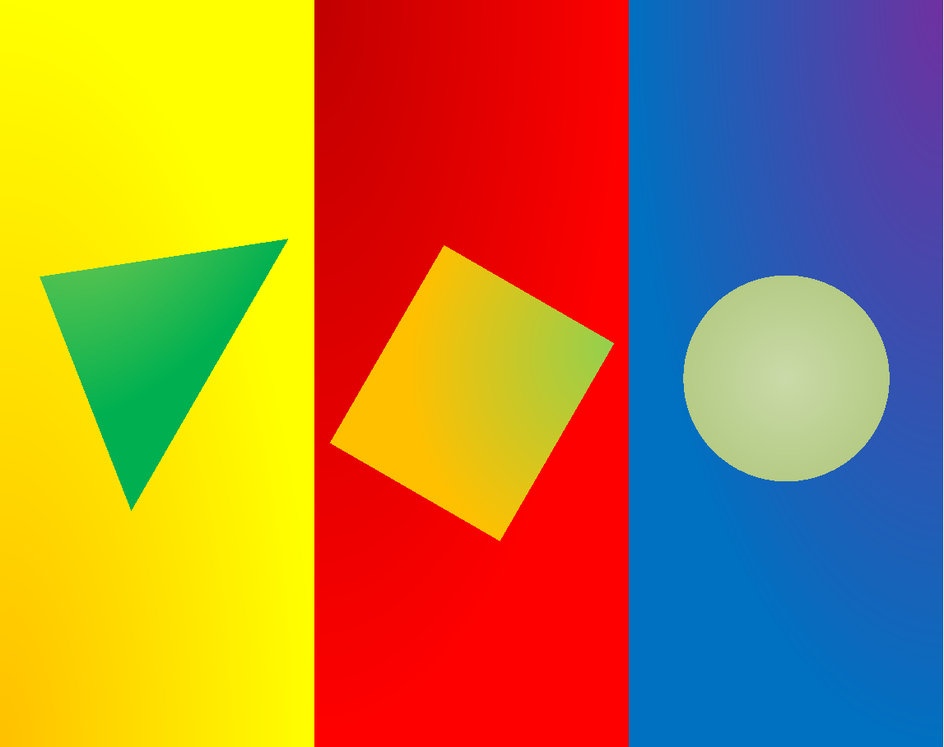
#> input picture testFiles/C/q4omega.tif, 944 x 747 px, shrunk from 1147 x 908 before the run
$ python testq4.py
#> lines starting #> are read from the running program, lines starting #| are printed output that depends on the picture
from matplotlib import pyplot as pt
import numpy as np
import cv2

img = cv2.imread("q4omega.tif",1)
#> img is the input picture: shape (747, 944, 3); mean B, G, R 64.4, 126.8, 170.9
img1 = cv2.imread("q4omega.tif",0)
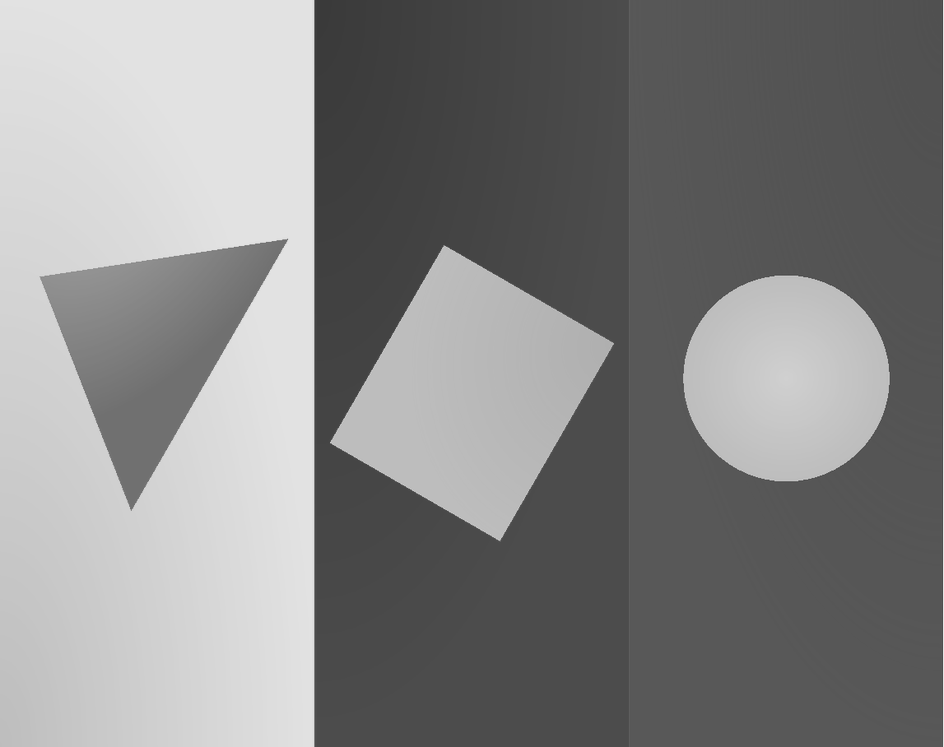
#> img1: shape (747, 944); min 56, max 227, mean 132.9
cv2.imshow("q4omega", img)
cv2.waitKey()

img = cv2.cvtColor(img,cv2.COLOR_BGR2RGB)
new_img = img.copy()
new_img[:,:,0] = img[:,:,0]/img1
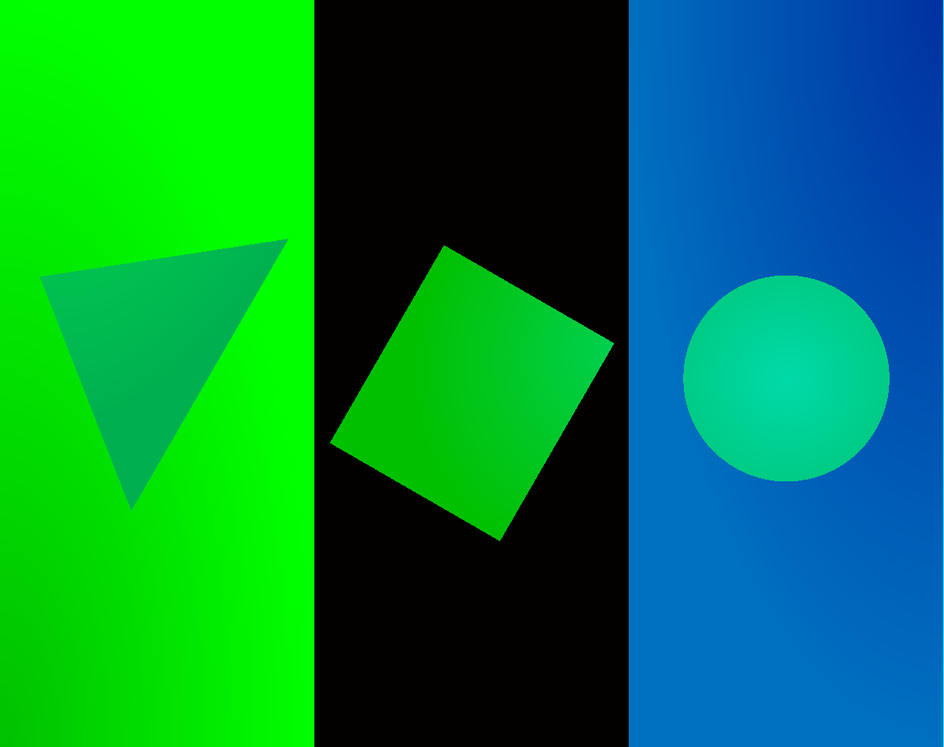
#> new_img: shape (747, 944, 3); mean R, G, B 1.2, 126.8, 64.4
new_img[:,:,1] = img[:,:,1]/img1
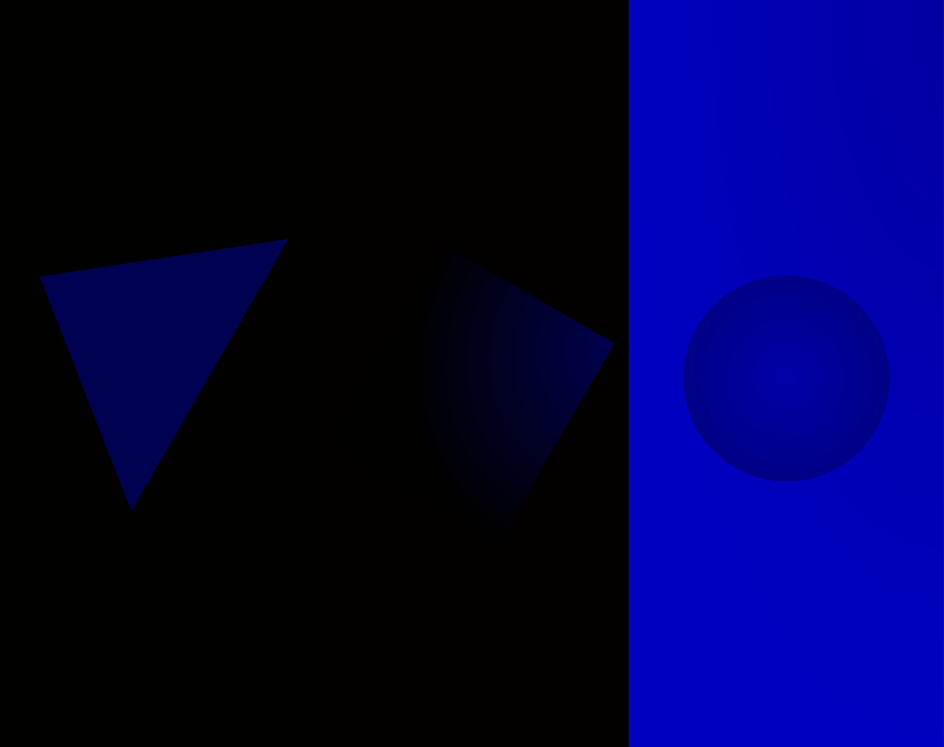
#> new_img: shape (747, 944, 3); mean R, G, B 1.2, 0.7, 64.4
new_img[:,:,2] = img[:,:,2]*img1
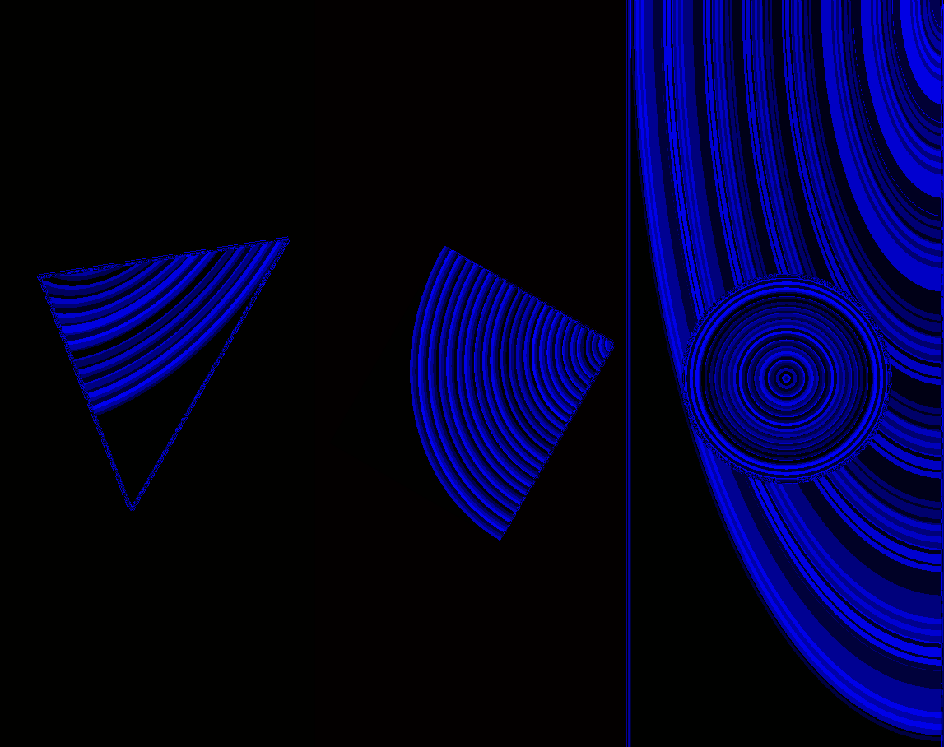
#> new_img: shape (747, 944, 3); mean R, G, B 1.2, 0.7, 42.5

cv2.imshow("Edited q4omega",new_img)
cv2.waitKey()
